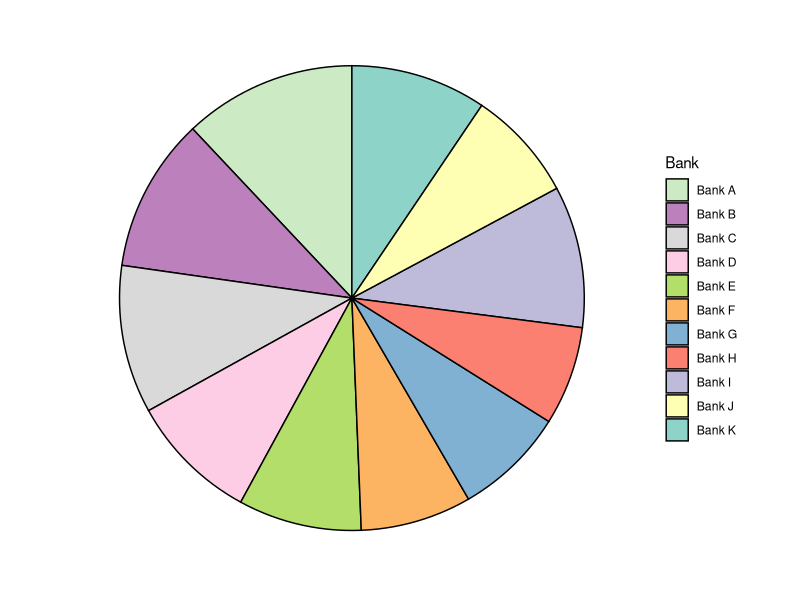
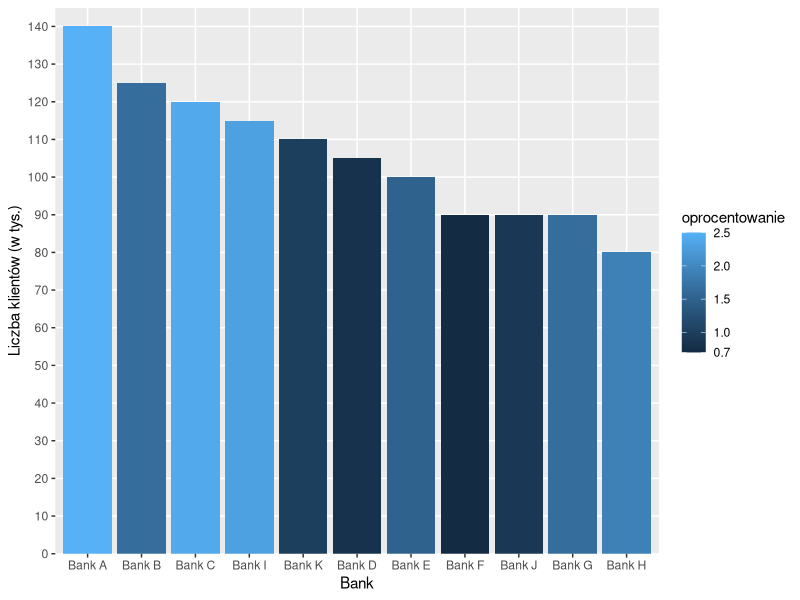
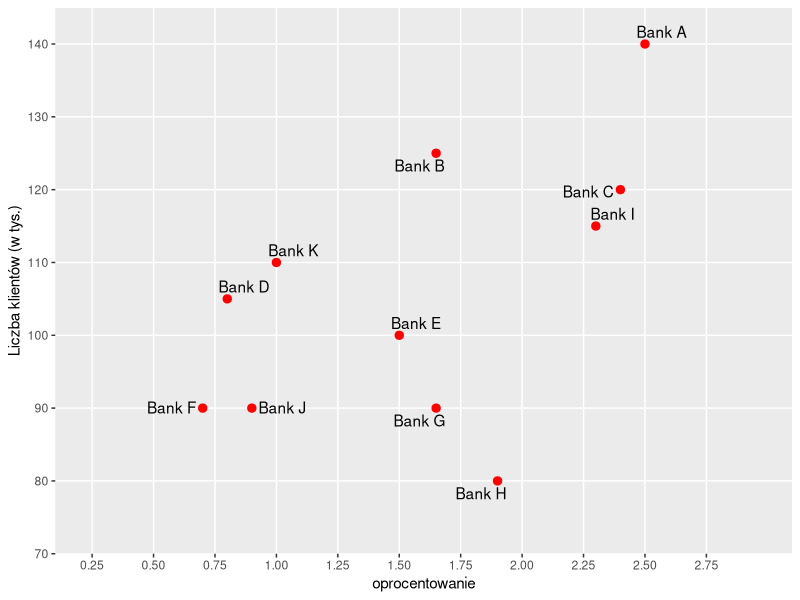
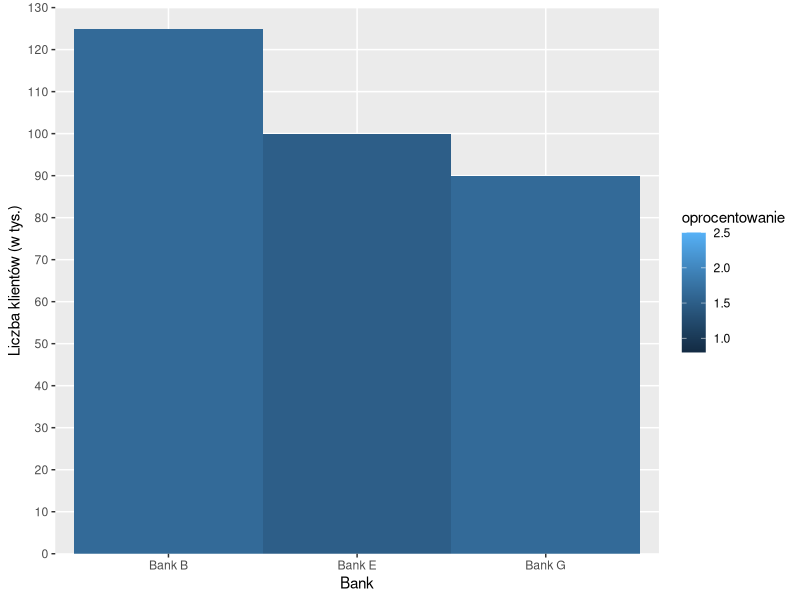
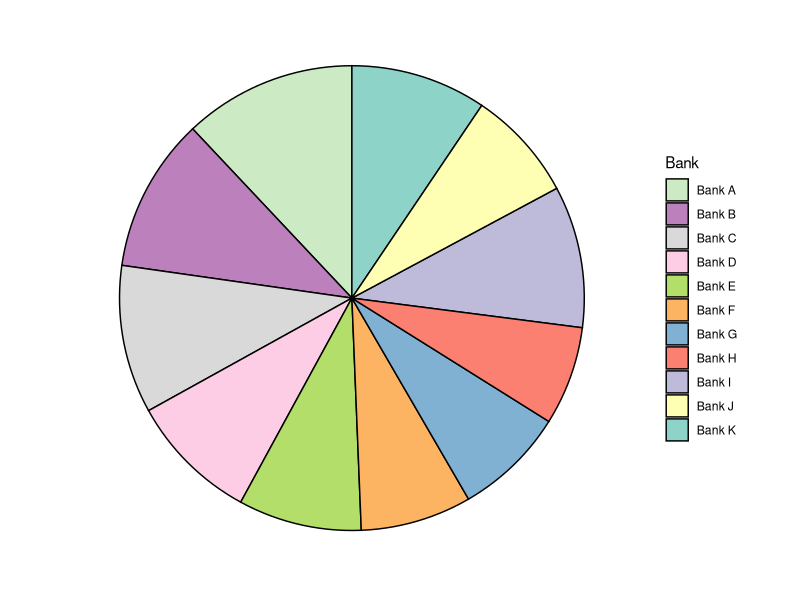
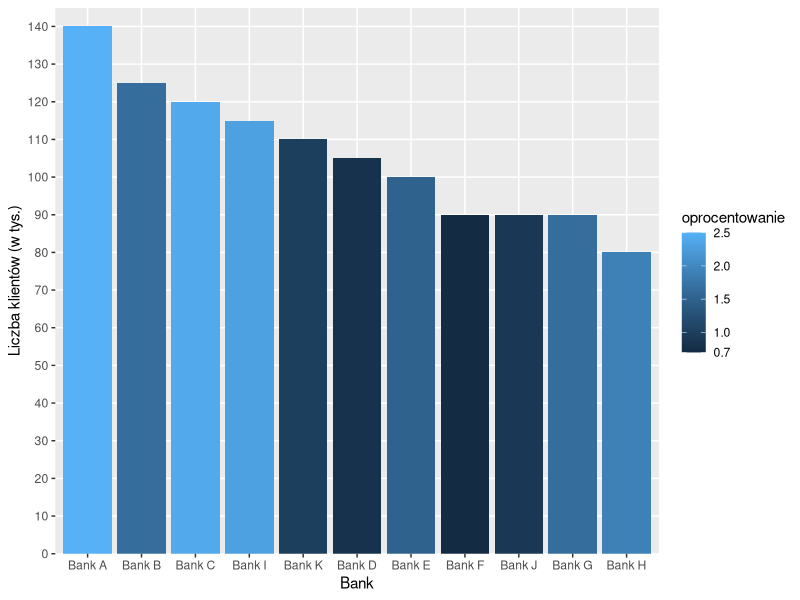
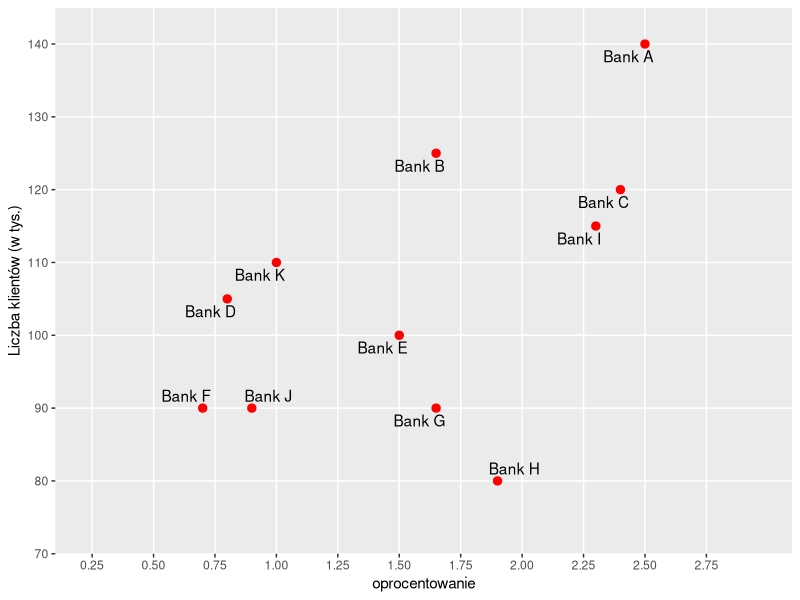

These charts were generated, in order, by the following R code:
library(ggplot2)
library(ggrepel)
library(dplyr)

dane <- read.csv("dane.csv")

dane <- mutate(dane,procent_klientow=klienci/sum(klienci))
ggplot(dane,aes(x="",y=procent_klientow,fill=Bank)) + 
  geom_bar(stat="identity",width = 1, color="black") + 
  theme(panel.background = element_blank(),
        axis.title.y = element_blank(),
        axis.ticks.y = element_blank(),
        axis.title.x = element_blank(),
        axis.text.x = element_blank()) +
  scale_fill_brewer(palette = "Set3",direction = -1) +
  coord_polar("y", start=0)

ggsave("wykres1.png", width=6, height = 4)

dane$Bank <- factor(dane$Bank,levels= dane$Bank[order(dane$klienci,decreasing = TRUE)])
ggplot(dane,aes(x=Bank,y=klienci, fill=oprocentowanie)) + 
  geom_col() +
  scale_y_discrete(limits = seq(0,140,10), expand=c(0,0,0,5)) +
  ylab("Liczba klientów (w tys.)")+
  scale_fill_continuous(breaks = c(0.7,1,1.5,2,2.5))

ggsave("wykres2.png", width=8, height = 6.6)

ggplot(dane,aes(x=oprocentowanie, y=klienci, label=Bank)) + 
  geom_point(size=2.5, color="red") + 
  scale_y_discrete(limits = seq(70,140,10), expand=c(0,10,0,5)) +
  ylab("Liczba klientów (w tys.)")+
  scale_x_discrete(limits=seq(0.25,2.75,0.25)) +
  geom_text_repel()

ggsave("wykres3.png", width=6, height = 4)

dane$Bank <- factor(dane$Bank,levels= dane$Bank[order(dane$klienci,decreasing = TRUE)])
ggplot(dane[c(2,7,10),],aes(x=Bank,y=klienci, fill=oprocentowanie)) + 
  geom_col(width=1) +
  scale_y_discrete(limits = seq(0,140,10), expand=c(0,0,0,5)) +
  ylab("Liczba klientów (w tys.)")+
  scale_fill_continuous(breaks = c(0.7,1,1.5,2,2.5),limits=c(0.8,2.5))
